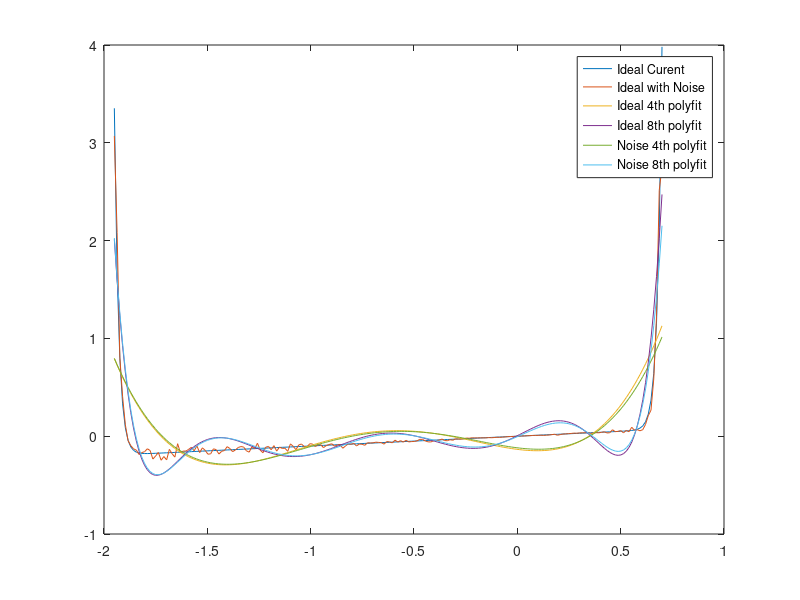
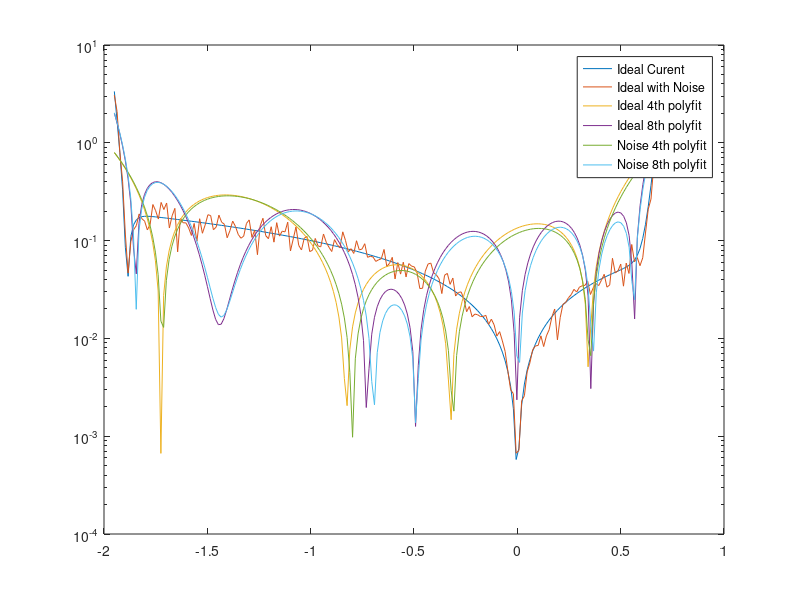

Reproduce these figures in MATLAB, in order. (Note: this script raises an error after producing the figures.)
close all

Is = 0.01e-12;
Ib = 0.1e-12;
Vb = 1.3;
Gp = 0.1;

V = linspace(-1.95,0.7,200);

I = Is*(exp(1.2*V(:)/0.025) -1) + Gp*V(:) + Ib*exp(-1.2/0.025*(V(:) + Vb));
I2 = zeros(length(I),1);

for i = 1:length(V)
   I2(i) = I(i)*normrnd(1,0.2); 
end

figure(1);
plot(V,I);
hold on
plot(V,I2);

figure(2);
semilogy(V,abs(I));
hold on;
semilogy(V,abs(I2));

p1 = polyfit(V',I, 4);
x = -1.95:(0.7+1.95)/200:0.7;
y = polyval(p1,x);

p2 = polyfit(V',I, 8);
y2 = polyval(p2,x);

p3 = polyfit(V', I2, 4);
y3 = polyval(p3,x);

p4 = polyfit(V', I2, 8);
y4 = polyval(p4,x);

figure(1);
plot(x,y);
plot(x,y2);
plot(x,y3);
plot(x,y4);
legend('show');
legend('Ideal Curent','Ideal with Noise','Ideal 4th polyfit','Ideal 8th polyfit','Noise 4th polyfit','Noise 8th polyfit'); 

figure(2);
semilogy(x,abs(y));
semilogy(x,abs(y2));
semilogy(x,abs(y3));
semilogy(x,abs(y4));
legend('show');
legend('Ideal Curent','Ideal with Noise','Ideal 4th polyfit','Ideal 8th polyfit','Noise 4th polyfit','Noise 8th polyfit'); 

FO = fittype('A.*(exp(1.2*x/25e-3)-1) + 0.1.*x - C*(exp(1.2*(-(x+1.3))/25e-3)-1)');
ff = fit(V',I,FO);
If = ff(x);

FO1 = fittype('A.*(exp(1.2*x/25e-3)-1) + B.*x - C*(exp(1.2*(-(x+1.3))/25e-3)-1)');
ff1 = fit(V',I,FO1);
If1 = ff1(x);

FO2 = fittype('A.*(exp(1.2*x/25e-3)-1) + B.*x - C*(exp(1.2*(-(x+D))/25e-3)-1)');
ff2 = fit(V',I,FO2);
If2 = ff2(x);

figure(3);
plot(ff,V',I);

figure(4);
plot(ff1,V',I);

figure(5);
plot(ff2,V',I);

I3 = I;

inputs = V';
targets = I;
hiddenLayerSize = 10;
net = fitnet(hiddenLayerSize);

net.divideParam.trainRatio = 70/100;
net.divideParam.valRatio = 15/100;
net.divideParam.testRatio = 15/100;

[net,tr] = train(net,inputs,targets);
outputs = net(inputs);
errors = gsubtract(outputs,targets);

performance = perform(net,targets,outputs)
view(net)
Inn = outputs;

figure(6);
plot(V',I3);
hold on;
plot(V',I);